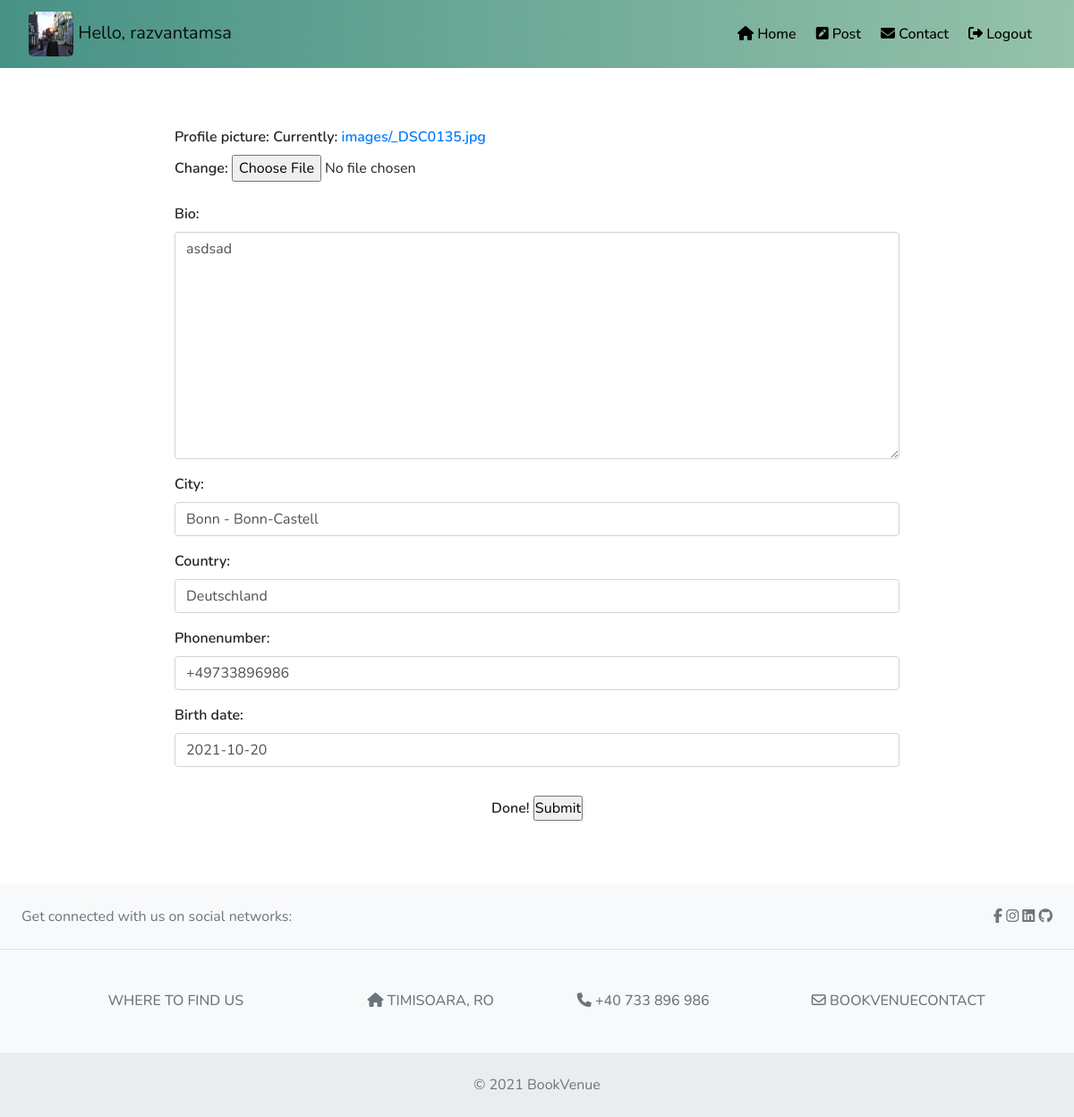
Page /user/ (signed in) on the committed database.
### user_profile/models.py (models this page shows)
class Profile(models.Model):
    user = models.OneToOneField(User, null=True, on_delete=models.CASCADE, related_name='profile' )
    bio = models.TextField(null=True)
    city = models.CharField( max_length = 20, null=True )
    country = models.CharField( max_length = 20, null=True )
    phonenumber = PhoneNumberField(null=True)
    birth_date = models.DateField(null=True)
    profile_picture = models.ImageField(upload_to='images/')

### user_profile/views.py (the view, shortened to what this page needs)
# urls.py: path('', ProfileUpdateView.as_view()),
class ProfileUpdateView(generic.UpdateView):
    model = Profile
    fields = ('bio', 'city', 'country', 'phonenumber', 'birth_date', 'profile_picture')
    template_name = 'edit_user.html'
    def get_object(self):
        user = self.request.user
        if not user.is_authenticated:
            return redirect('/login/')
        return Profile.objects.get(user=user)
    def get_context_data(self, **kwargs):
        context = super(ProfileUpdateView, self).get_context_data(**kwargs)
        context['profile_object'] = self.get_object()
        context['my_profile'] = True
        context['authenticated'] = True
        context['name'] = self.request.user.username
        return context

### user_profile/templates/edit_user.html (shortened to what this page needs)
{% load static %}
{% load widget_tweaks %}
<!DOCTYPE html>
<html lang="en">
<head>
    <link rel="stylesheet" type="text/css" href="{% static 'css/user_profile/edit_user.css' %}">
    <link rel="stylesheet" href="https://stackpath.bootstrapcdn.com/bootstrap/4.3.1/css/bootstrap.min.css">
    <link rel="stylesheet" href="https://cdn.jsdelivr.net/npm/@fortawesome/fontawesome-free@5.15.4/css/fontawesome.min.css">
</head>
<body>
    <div class="wrap-around">
    <div class="header">
        <div class="menu-bar">
            <nav class="navbar navbar-expand-lg navbar-light bg-light">
                <a class="navbar-brand" href="/user/">
                  {% if authenticated is True%}
                  <a class="navbar-brand" href="/user/{{request.user.username}}/"><img src="{{ request.user.profile.profile_picture.url }}" alt="img" width="50" height="50">  Hello, {{request.user.username}}</a>
                  {% else %}
                    <img src="/images/profile.png" alt="img" width="50" height="50">  Hello, {{ name }}</a>
                  {% endif %}
                <div class="collapse navbar-collapse" id="navbarNav">
                  <ul class="navbar-nav ml-auto">
                    {% if authenticated is True%}
                    <li class="nav-item">
                      <a class="nav-link" href="/"><i class="fas fa-home"></i> Home</a>
                    </li>
                    <li class="nav-item">
                      <a class="nav-link" href="/create-post/"><i class="fas fa-pen-square"></i> Post</a>
                    </li>
                    <li class="nav-item">
                      <a class="nav-link" href="/contact/"><i class="fas fa-envelope"></i> Contact</a>
                    </li>
                    <li class="nav-item">
                      <a class="nav-link" href="/logout/"><i class="fas fa-sign-out-alt"></i> Logout</a>
                    </li>
                    {% endif %}
                  </ul>
                </div>
              </nav>
        </div>
    </div>
    <div class="wrapper">
        <form method="post" enctype="multipart/form-data">
                <div class="form-group">
                  {{ form.profile_picture.label_tag }} {{ form.profile_picture }}
                  <br><br>
                  <div class="pb-3">
                    {{ form.bio.label_tag }} {% render_field form.bio class="form-control" %}
                  </div>
                  <div class="pb-3">
                    {{ form.city.label_tag }} {% render_field form.city class="form-control" %}
                  </div>
                  <div class="pb-3">
                    {{ form.country.label_tag }} {% render_field form.country class="form-control" %}
                  </div>
                  <div class="pb-3">
                    {{ form.phonenumber.label_tag }} {% render_field form.phonenumber class="form-control" %}
                  </div>
                  <div class="pb-3">
                    {{ form.birth_date.label_tag }} {% render_field form.birth_date class="form-control" %}
                  </div>
                </div>
                <div class="text-center">
                    <label for="save">Done!</label>
                    <input type="submit" name="save">
                </div>
        </form>
    </div>
    <footer class="text-center text-lg-start bg-light text-muted">
        <section
          class="d-flex justify-content-center justify-content-lg-between p-4 border-bottom"
        >
          <div class="me-5 d-none d-lg-block">
            <span>Get connected with us on social networks:</span>
          </div>
          <div class>
            <a href="https://www.facebook.com/razvan.tamsa" class="me-4 text-reset">
              <i class="fab fa-facebook-f"></i>
            </a>
            <a href="https://www.instagram.com/razvantamsa/?hl=en" class="me-4 text-reset">
              <i class="fab fa-instagram"></i>
            </a>
            <a href="https://www.linkedin.com/in/razvan-tamsa-42b7a01b2?originalSubdomain=ro" class="me-4 text-reset">
              <i class="fab fa-linkedin"></i>
            </a>
            <a href="https://github.com/razvantamsa/" class="me-4 text-reset">
              <i class="fab fa-github"></i>
            </a>
          </div>
        </section>
        <section class="">
          <div class="container text-center text-md-start mt-5">
            <div class="row mt-3">
              <div class="col-md-3 col-lg-4 col-xl-3 mx-auto mb-4">
                <h6 class="text-uppercase fw-bold mb-4">
                    WHERE TO FIND US
                </h6>
              </div>
              <div class="col-md-2 col-lg-2 col-xl-2 mx-auto mb-4">
                <h6 class="text-uppercase fw-bold mb-4">
                    <i class="fas fa-home me-3"></i> Timisoara, RO
                </h6>
              </div>
              <div class="col-md-3 col-lg-2 col-xl-2 mx-auto mb-4">
                <h6 class="text-uppercase fw-bold mb-4">
                    <i class="fas fa-phone me-3"></i> +40 733 896 986
                </h6>
              </div>
              <div class="col-md-4 col-lg-3 col-xl-3 mx-auto mb-md-0 mb-4">
                <h6 class="text-uppercase fw-bold mb-4">
                    <i class="far fa-envelope"></i> bookvenuecontact
                </h6>
              </div>
            </div>
          </div>
        </section>
        <div class="text-center p-4" style="background-color: rgba(0, 0, 0, 0.05);">
          © 2021 BookVenue
        </div>
      </footer>
    </body>
    </html>

### static/css/user_profile/edit_user.css (style rules this page uses)
* { margin: 0px; padding: 0px; font-family: 'Nunito', sans-serif; }
html, body { height: 100%; margin: 0; }
.wrap-around { min-height: 100%; margin-bottom: -50px; }
nav { background-image: linear-gradient(-90deg, #96c2aa,#479286); }
.nav-link { font-size: 16px; margin: 3px; color: black!important; font-weight: 500; }
.navbar-nav { text-align: right; margin-right: 20px; }
.wrapper { margin-left: 15%; margin-right: 15%; margin-top: 50px; padding: 15px; border-radius: 10px; font-weight: 600; }
img { border-radius: 5px; }
footer { margin-top: 50px; }

### rows in the picture
Profile: bio "asdsad", city "Bonn - Bonn-Castell", country "Deutschland", phonenumber "+49733896986", birth_date "2021-10-20"

### other values in the picture
{{ request.user.username }} "razvantamsa"
